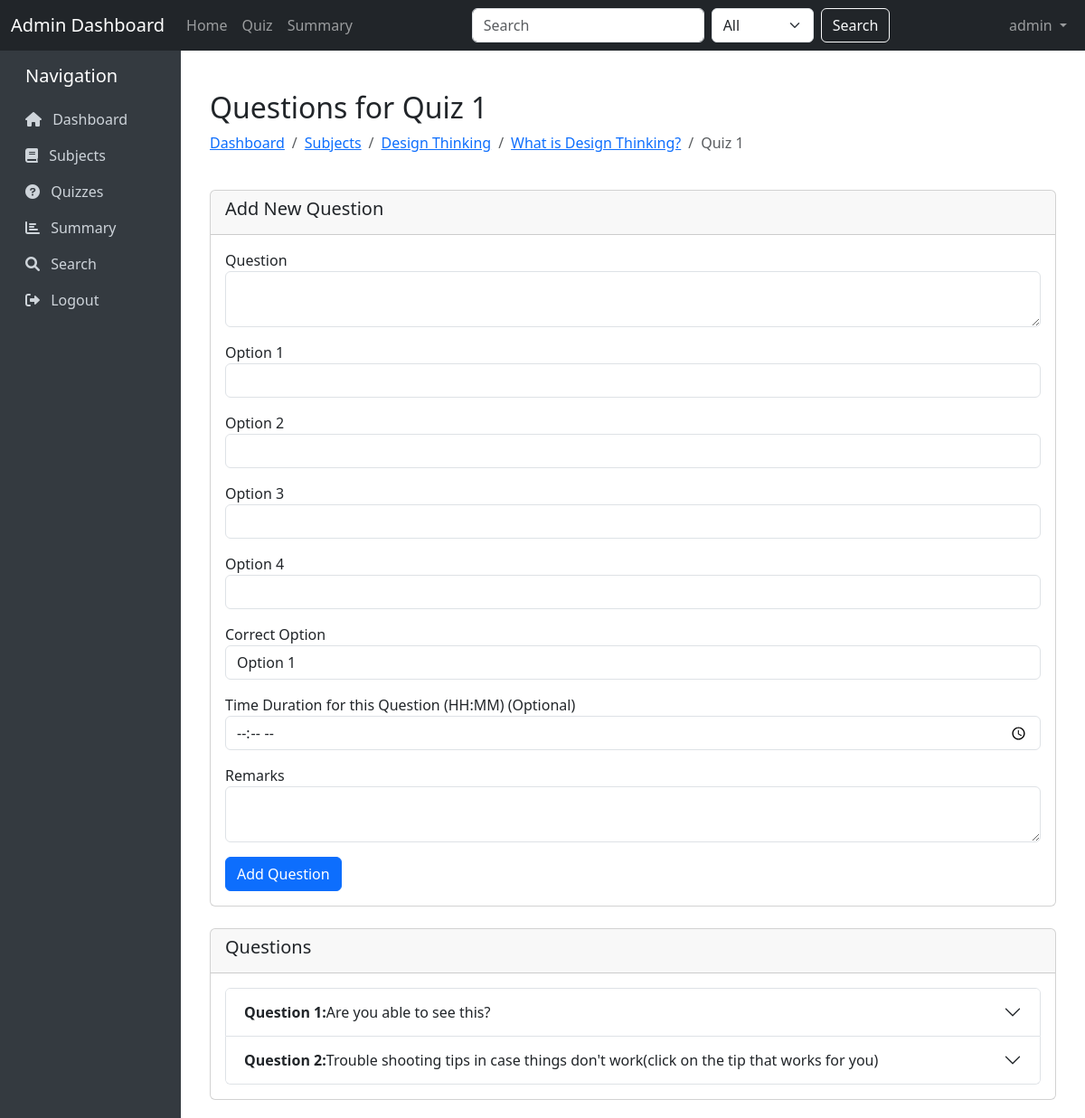
The page /questions/1 (signed in) on the database its author committed.
### models/model.py (models this page shows)
class User(db.Model):
    __tablename__ = 'user'
    user_id = db.Column(db.Integer, primary_key=True)
    username = db.Column(db.String(20), unique=True, nullable=False)
    password = db.Column(db.String(100), nullable=False)
    full_name = db.Column(db.String(30), nullable=False)
    qualification = db.Column(db.String(20), nullable=False)
    dob = db.Column(db.Date, nullable=False)
    email = db.Column(db.String(30), unique=True, nullable=False)
    phone = db.Column(db.String(10), nullable=False)
    address = db.Column(db.String(25), nullable=False)
    status = db.Column(db.String(10), default='active')
    is_admin = db.Column(db.Boolean, default=False)
    scores = db.relationship('Scores', backref='user', lazy=True)

class Quiz(db.Model):
    __tablename__ = 'quiz'
    quiz_id = db.Column(db.Integer, primary_key=True)
    name = db.Column(db.String(20), nullable=False)
    chapter_id = db.Column(db.Integer, db.ForeignKey('chapter.chapter_id'), nullable=False)
    date_of_quiz = db.Column(db.Date, nullable=False)
    time_duration = db.Column(db.Time, nullable=False)
    remarks = db.Column(db.String(40))
    questions = db.relationship('Question', backref='quiz', lazy=True, cascade="all, delete-orphan")
    scores = db.relationship('Scores', backref='quiz_ref', lazy=True)

class Subject(db.Model):
    __tablename__ = 'subject'
    subject_id = db.Column(db.Integer, primary_key=True)
    name = db.Column(db.String(20), nullable=False)
    description = db.Column(db.String(40))
    chapters = db.relationship('Chapter', backref='subject', lazy=True, cascade="all, delete-orphan")

class Chapter(db.Model):
    __tablename__ = 'chapter'
    chapter_id = db.Column(db.Integer, primary_key=True)
    chapter_name = db.Column(db.String(20), nullable=False)
    subject_id = db.Column(db.Integer, db.ForeignKey('subject.subject_id'), nullable=False)
    description = db.Column(db.String(40))
    quizzes = db.relationship('Quiz', backref='chapter', lazy=True, cascade="all, delete-orphan")

class Question(db.Model):
    __tablename__ = 'question'
    question_id = db.Column(db.Integer, primary_key=True)
    question = db.Column(db.String(100), nullable=False)
    option1 = db.Column(db.String(50), nullable=False)
    option2 = db.Column(db.String(50), nullable=False)
    option3 = db.Column(db.String(50), nullable=False)
    option4 = db.Column(db.String(50), nullable=False)
    correct_option = db.Column(db.Integer, nullable=False)
    quiz_id = db.Column(db.Integer, db.ForeignKey('quiz.quiz_id'), nullable=False)
    time_duration = db.Column(db.Time, nullable=True)
    remarks = db.Column(db.String(40))

### controllers/controller.py (the view, shortened to what this page needs)
@app.route('/questions/<int:quiz_id>', methods=['GET', 'POST'])
@admin_required
def questions(quiz_id):
    quiz = Quiz.query.get_or_404(quiz_id)
    return render_template('questions.htm', quiz=quiz, questions=quiz.questions)

### controllers/controller.py (called while the page is built)
def current_user():
    user_id = session.get('user_id')
    if user_id:
        return User.query.get(user_id)
    return None

@app.context_processor
def inject_current_user():
    return dict(current_user=current_user())

def admin_required(f):
    @wraps(f)
    def decorated_function(*args, **kwargs):
        user = current_user()
        if not user or not user.is_admin:
            flash('Admin access required.', 'danger')
            return redirect(url_for('login'))
        return f(*args, **kwargs)
    return decorated_function

### templates/questions.htm (shortened to what this page needs)
{% extends 'base.htm' %}
{% block content %}
<div class="container mt-4">
    <div class="row mb-4">
        <div class="col">
            <h2>Questions for {{ quiz.name }}</h2>
            <nav aria-label="breadcrumb">
                <ol class="breadcrumb">
                    <li class="breadcrumb-item"><a href="{{ url_for('dashboard') }}">Dashboard</a></li>
                    <li class="breadcrumb-item"><a href="{{ url_for('subjects') }}">Subjects</a></li>
                    <li class="breadcrumb-item"><a href="{{ url_for('chapters', subject_id=quiz.chapter.subject_id) }}">{{ quiz.chapter.subject.name }}</a></li>
                    <li class="breadcrumb-item"><a href="{{ url_for('chapter_quizzes', chapter_id=quiz.chapter_id) }}">{{ quiz.chapter.chapter_name }}</a></li>
                    <li class="breadcrumb-item active">{{ quiz.name }}</li>
                </ol>
            </nav>
        </div>
    </div>
    <div class="row mb-4">
        <div class="col">
            <div class="card">
                <div class="card-header">
                    <h5>Add New Question</h5>
                </div>
                <div class="card-body">
                    <form method="POST">
                        <div class="form-group mb-3">
                            <label for="question">Question</label>
                            <textarea class="form-control" id="question" name="question" rows="2" required></textarea>
                        </div>
                        <div class="form-group mb-3">
                            <label for="option1">Option 1</label>
                            <input type="text" class="form-control" id="option1" name="option1" required>
                        </div>
                        <div class="form-group mb-3">
                            <label for="option2">Option 2</label>
                            <input type="text" class="form-control" id="option2" name="option2" required>
                        </div>
                        <div class="form-group mb-3">
                            <label for="option3">Option 3</label>
                            <input type="text" class="form-control" id="option3" name="option3" required>
                        </div>
                        <div class="form-group mb-3">
                            <label for="option4">Option 4</label>
                            <input type="text" class="form-control" id="option4" name="option4" required>
                        </div>
                        <div class="form-group mb-3">
                            <label for="correct_option">Correct Option</label>
                            <select class="form-control" id="correct_option" name="correct_option" required>
                                <option value="1">Option 1</option>
                            </select>
                        </div>
                        <div class="form-group mb-3">
                            <label for="time_duration">Time Duration for this Question (HH:MM) (Optional)</label>
                            <input type="time" class="form-control" id="time_duration" name="time_duration">
                        </div>
                        <div class="form-group mb-3">
                            <label for="remarks">Remarks</label>
                            <textarea class="form-control" id="remarks" name="remarks" rows="2"></textarea>
                        </div>
                        <button type="submit" class="btn btn-primary">Add Question</button>
                    </form>
                </div>
            </div>
        </div>
    </div>
    <div class="row">
        <div class="col">
            <div class="card">
                <div class="card-header">
                    <h5>Questions</h5>
                </div>
                <div class="card-body">
                    {% if questions %}
                    <div class="accordion" id="questionsAccordion">
                        {% for question in questions %}
                        <div class="accordion-item">
                            <h2 class="accordion-header" id="heading{{ question.question_id }}">
                                <button class="accordion-button collapsed" type="button" data-bs-toggle="collapse" data-bs-target="#collapse{{ question.question_id }}" aria-expanded="false" aria-controls="collapse{{ question.question_id }}">
                                    <strong>Question {{ loop.index }}:</strong> {{ question.question|truncate(100) }}
                                </button>
                            </h2>
                        </div>
                        {% endfor %}
                    </div>
                    {% else %}
                    <p class="text-muted">No questions found for this quiz. Add one using the form above.</p>
                    {% endif %}
                </div>
            </div>
        </div>
    </div>
</div>
{% endblock %}

### templates/base.htm (shortened to what this page needs)
<!DOCTYPE html>
<html lang="en">
<head>
    <link href="https://cdn.jsdelivr.net/npm/bootstrap@5.3.0-alpha1/dist/css/bootstrap.min.css" rel="stylesheet">
    <link rel="stylesheet" href="https://cdnjs.cloudflare.com/ajax/libs/font-awesome/6.0.0/css/all.min.css">
</head>
<body>
    <nav class="navbar navbar-expand-lg navbar-dark bg-dark">
        <div class="container-fluid">
            <a class="navbar-brand" href="{{ url_for('dashboard') }}">Admin Dashboard</a>
            <div class="collapse navbar-collapse" id="navbarSupportedContent">
                <ul class="navbar-nav me-auto mb-2 mb-lg-0">
                    <li class="nav-item">
                        <a class="nav-link {% if request.endpoint == 'dashboard' %}active{% endif %}" href="{{ url_for('dashboard') }}">Home</a>
                    </li>
                    <li class="nav-item">
                        <a class="nav-link {% if request.endpoint == 'quizzes' %}active{% endif %}" href="{{ url_for('quizzes') }}">Quiz</a>
                    </li>
                    <li class="nav-item">
                        <a class="nav-link {% if request.endpoint == 'summary' %}active{% endif %}" href="{{ url_for('summary') }}">Summary</a>
                    </li>
                </ul>
                <form class="d-flex" action="{{ url_for('search') }}" method="get">
                    <input class="form-control me-2" type="search" name="query" placeholder="Search" required>
                    <select class="form-select me-2" name="category" style="width: auto;">
                        <option value="all">All</option>
                    </select>
                    <button class="btn btn-outline-light" type="submit">Search</button>
                </form>
                {% if session.get('user_id') %}
                <ul class="navbar-nav ms-auto">
                    <li class="nav-item dropdown">
                        <a class="nav-link dropdown-toggle" href="#" id="navbarDropdown" role="button" data-bs-toggle="dropdown">
                            {{ session.get('username') }}
                        </a>
                    </li>
                </ul>
                {% endif %}
            </div>
        </div>
    </nav>
    <div class="container-fluid">
        <div class="row">
            {% if session.get('user_id') %}
            <div class="col-md-2 sidebar py-3">
                <h5 class="mb-3 ps-3">Navigation</h5>
                <a href="{{ url_for('dashboard') }}" class="{% if request.endpoint == 'dashboard' %}active{% endif %}">
                    <i class="fas fa-home me-2"></i> Dashboard
                </a>
                <a href="{{ url_for('subjects') }}" class="{% if request.endpoint == 'subjects' %}active{% endif %}">
                    <i class="fas fa-book me-2"></i> Subjects
                </a>
                <a href="{{ url_for('quizzes') }}" class="{% if request.endpoint == 'quizzes' %}active{% endif %}">
                    <i class="fas fa-question-circle me-2"></i> Quizzes
                </a>
                <a href="{{ url_for('summary') }}" class="{% if request.endpoint == 'summary' %}active{% endif %}">
                    <i class="fas fa-chart-bar me-2"></i> Summary
                </a>
                <a href="{{ url_for('search') }}" class="{% if request.endpoint == 'search' %}active{% endif %}">
                    <i class="fas fa-search me-2"></i> Search
                </a>
                <a href="{{ url_for('logout') }}">
                    <i class="fas fa-sign-out-alt me-2"></i> Logout
                </a>
            </div>
            <div class="col-md-10 content">
            {% else %}
            <div class="col-md-12 content">
            {% endif %}
                {% block content %}{% endblock %}
            </div>
        </div>
    </div>
</body>
</html>

### templates/base.htm (style rules this page uses)
.sidebar { min-height: calc(100vh - 56px); background-color: #343a40; color: white; }
.sidebar a { color: #ced4da; text-decoration: none; display: block; padding: 0.5rem 1rem; }
.content { padding: 20px; }

### rows shown on the page
User: get "admin"
Quiz: name "Quiz 1"
Subject: chapter.subject.name "Design Thinking"
Chapter: chapter.chapter_name "What is Design Thinking?"
Question: question "Are you able to see this?"
Question: question "Trouble shooting tips in case things don't work(click on the tip that works for you)"
